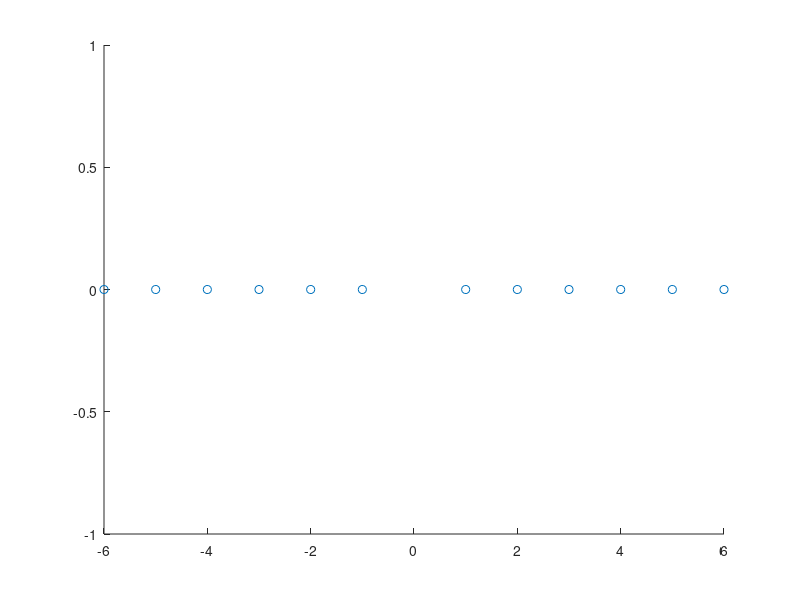

The MATLAB script that drew this image: (Note: this script raises an error after producing the figure.)
%% construct fn in tf and pole-residue form
n = 6; ewref = [(-n:1:-1) 1:1:n]; [~,idx] = sort(abs(ewref)); ewref = ewref(idx);
n = 2*n; m = n; p = n;
A = diag(ewref); B = randn(n,m); C = randn(p,n);
%
H = @(z) C*((z*eye(size(A)) - A) \ B); G = @(z) ihml(z,n,ewref,B,C);
%
w = logspace(-3,3); % Nbode(w,H,G);
scatter(real(ewref),imag(ewref));
%% setup CIMTOOL
nlevp = Numerics.NLEVPData(H); nlevp.sample_mode = Numerics.SampleMode.Direct;
contour = Numerics.Contour.Ellipse(0,n+1,0.5,5e2);
CIM = Numerics.CIM(nlevp,contour);
CIM.SampleData.show_progress = false; CIM.SampleData.NLEVP.refew = ewref;
CIM.auto_update_shifts = false;
CIM.SampleData.ell = n; CIM.SampleData.r = n;
%
CIMHNK = copy(CIM);
CIMHNK.RealizationData.ComputationalMode = Numerics.ComputationalMode.Hankel;
CIMHNK.RealizationData.K = 1;
%
CIMMPL = copy(CIM);
CIMMPL.RealizationData.ComputationalMode = Numerics.ComputationalMode.MPLoewner;
CIMMPL.RealizationData.K = n;

ip = 1i*(100:-1:-100); [~,idx] = sort(abs(ip));
ip = ip(idx); ip(1) = [];

theta = []; sigma = [];

for i = 1:2*n
    if mod(i,2) == 0
        theta(end+1) = ip(2*i-1);
        theta(end+1) = ip(2*i);
    else
        sigma(end+1) = ip(2*i-1);
        sigma(end+1) = ip(2*i);
    end
end

CIMMPL.RealizationData.InterpolationData = Numerics.InterpolationData(theta,sigma);
%% inspect CIM if desired
% c = CIMTOOL(CIMHNK); daspect(CIMHNK.MainAx,'auto');
% xlim(CIMHNK.MainAx,[-n-2 1]); ylim(CIMHNK.MainAx,[-1 1]);
%% check initial bode
nec = length(ewref(CIMMPL.SampleData.Contour.inside(ewref)));
%
f = figure(1); plot_mt(f,w,nec,ewref,B,C,CIMHNK,CIMMPL);
%% modal truncation investigation
x = linspace(n/2+1,1.5,101);
for i = 1:length(x)
    CIMHNK.SampleData.Contour.alpha = x(i);
    CIMMPL.SampleData.Contour.alpha = x(i);
    %
    nec = length(ewref(CIMHNK.SampleData.Contour.inside(ewref)));
    %
    plot_mt(f,w,nec,ewref,B,C,CIMHNK,CIMMPL);
    drawnow;
end

function plot_mt(f,w,m,ewref,B,C,CIMHNK,CIMMPL)
    t = tiledlayout(f,4,4);
    HrMT = @(z) ihml(z,m,ewref,B,C);
    CIMHNK.RealizationData.m = m;
    CIMHNK.compute(); HrHNK = cimmt(CIMHNK,m);
    nexttile(t,1,[2 2]); CIMHNK.plot(gca); ylim([-1 1]);
    %
    CIMMPL.RealizationData.m = m;
    CIMMPL.compute(); HrMPL = cimmt(CIMMPL,m);
    nexttile(t,9,[2 2]); CIMMPL.plot(gca); ylim([-1 1]);
    %
    nexttile(t,3,[4,2]); Nbode(w,HrMT,HrHNK,HrMPL)
    legend('HrMT','HrHNK','HrMPL','Location','northoutside','Orientation','horizontal')
end